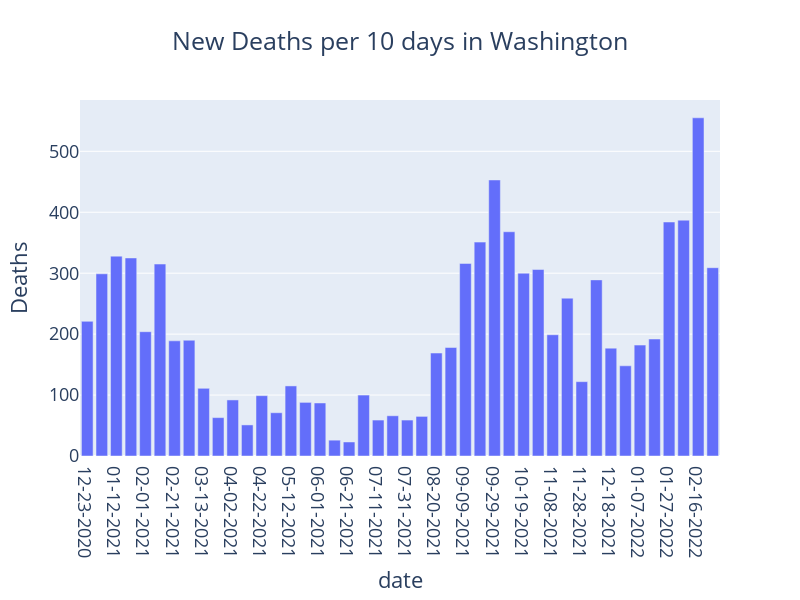

Source (notebook cell):
### Code cell
def plotbar(state,feature):
    start='20201213'
    end='20220227'
    dates = pd.date_range(start,end).strftime("%m-%d-%Y").to_list()
    lista=[]
    new_list = []
    new_dates = []
    for date in dates:
        df = pd.read_csv(date+'.csv')
        df.set_index('Province_State',inplace=True)
        lista.append(df.loc[state,feature].tolist())
    for i in range(0,len(lista),10):
        new_list.append(lista[i])
        new_dates.append(dates[i])
    new_list = np.array(new_list[1:])-np.array(new_list[0:-1])
    new_dates = new_dates[1:]
        
    df1 = pd.DataFrame({feature:new_list,'date':new_dates})
    fig=px.bar(df1,x='date',y=feature,title='New case pers 10 days in '+ state,width=800,height=600)
    fig.update_layout(title_text='New '+ feature+  ' per 10 days in '+ state, title_x=0.5,font=dict(size=18))
    fig.show()
    
plotbar('Washington','Deaths')

### Figure 1 — Plotly figure (JSON) as saved in the notebook; plotly's stock layout.template omitted (floating-point values rounded to 4 significant figures)
{"data": [{"alignmentgroup": "True", "hovertemplate": "date=%{x}<br>Deaths=%{y}<extra></extra>", "legendgroup": "", "marker": {"color": "#636efa", "pattern": {"shape": ""}}, "name": "", "offsetgroup": "", "orientation": "v", "showlegend": false, "textposition": "auto", "type": "bar", "x": ["12-23-2020", "01-02-2021", "01-12-2021", "01-22-2021", "02-01-2021", "02-11-2021", "02-21-2021", "03-03-2021", "03-13-2021", "03-23-2021", "04-02-2021", "04-12-2021", "04-22-2021", "05-02-2021", "05-12-2021", "05-22-2021", "06-01-2021", "06-11-2021", "06-21-2021", "07-01-2021", "07-11-2021", "07-21-2021", "07-31-2021", "08-10-2021", "08-20-2021", "08-30-2021", "09-09-2021", "09-19-2021", "09-29-2021", "10-09-2021", "10-19-2021", "10-29-2021", "11-08-2021", "11-18-2021", "11-28-2021", "12-08-2021", "12-18-2021", "12-28-2021", "01-07-2022", "01-17-2022", "01-27-2022", "02-06-2022", "02-16-2022", "02-26-2022"], "xaxis": "x", "y": [221, 299, 328, 325, 204, 315, 189, 190, 111, 63, 92, 51, 99, 71, 115, 88, 87, 26, 23, 100, 59, 66, 59, 65, 169, 178, 316, 351, 453, 368, 300, 306, 199, 259, 122, 289, 177, 148, 182, 192, 384, 387, 555, 309], "yaxis": "y"}], "layout": {"barmode": "relative", "font": {"size": 18}, "height": 600, "legend": {"tracegroupgap": 0}, "title": {"text": "New Deaths per 10 days in Washington", "x": 0.5}, "width": 800, "xaxis": {"anchor": "y", "domain": [0, 1], "title": {"text": "date"}}, "yaxis": {"anchor": "x", "domain": [0, 1], "title": {"text": "Deaths"}}}}
